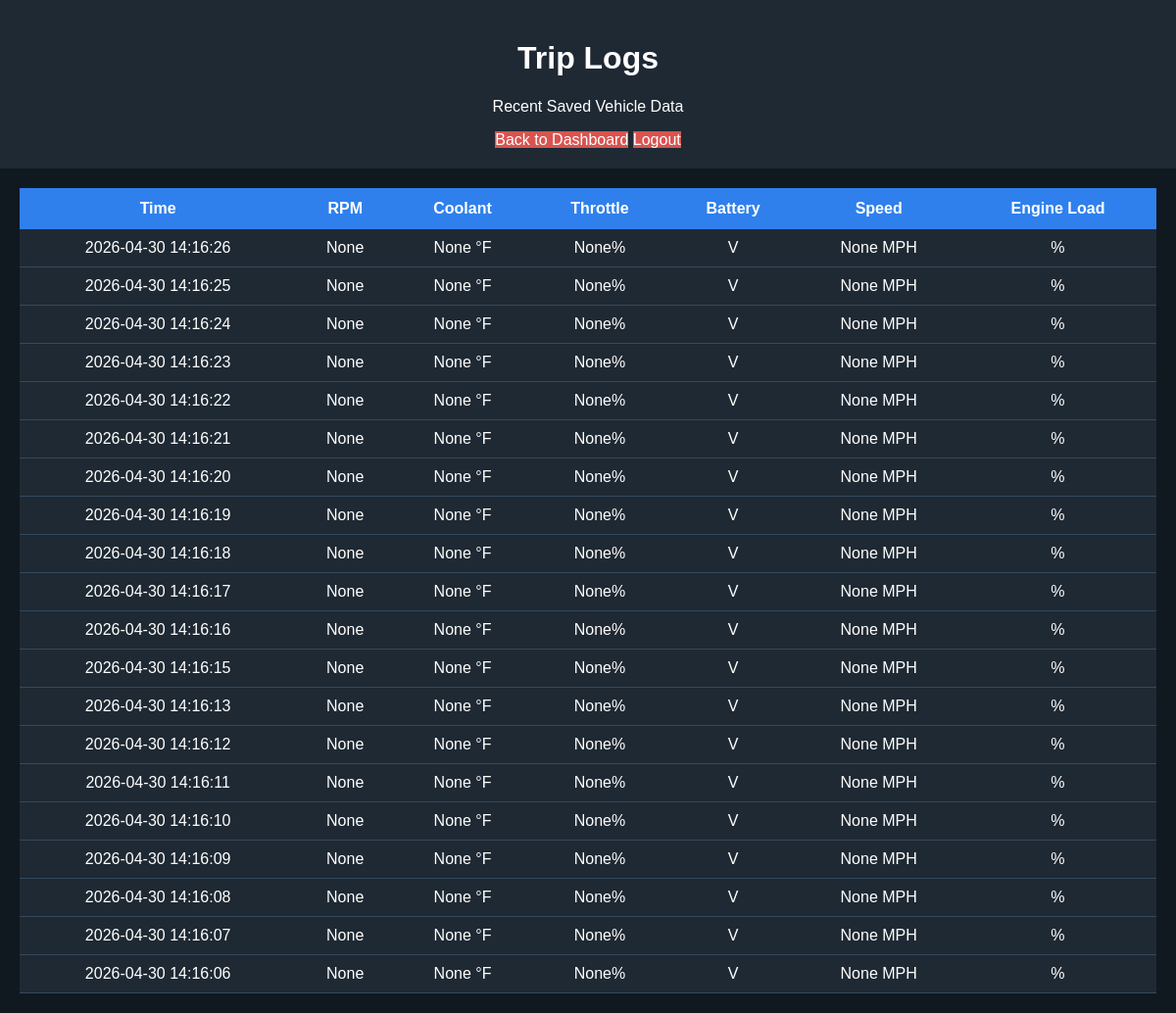
The app's page /logs (signed in) with its own data.
### tables this page shows
CREATE TABLE car_data (
            id INTEGER PRIMARY KEY AUTOINCREMENT,
            time TEXT,

            -- core data
            rpm INTEGER,
            coolant_temp REAL,
            speed INTEGER,
            throttle REAL,
            o2_mv REAL,
            mat_temp REAL,

            -- engine / control
            iac_steps INTEGER,
            egr_duty REAL,
            bpclc INTEGER,
            blm INTEGER,
            airflow_raw INTEGER,
            injector_bpw_raw INTEGER,

            -- flags
            overdrive INTEGER,
            shift_light INTEGER,
            high_battery INTEGER,
            aldl_mode INTEGER,
            diag_position INTEGER,

            -- system info
            prom_id_a TEXT,
            prom_id_b TEXT,
            malf_word_1 TEXT,
            malf_word_2 TEXT,
            malf_word_3 TEXT,
            malf_word_4 TEXT,
            air_fuel_mode TEXT,
            mcu_input_status TEXT,

            oldpa3 INTEGER,
            aldl_change_counter INTEGER,

            raw_frame TEXT,

            battery_health TEXT,
            coolant_status TEXT
        );

### app.py (the view)
@app.route("/logs")
def logs():
    if not session.get("logged_in"):
        return redirect("/")
    rows = get_recent_data()
    return render_template("logs.html", rows=rows)

### database.py (called while the page is built)
def get_recent_data():
    connection = sqlite3.connect(DB_NAME)
    connection.row_factory = sqlite3.Row
    cursor = connection.cursor()
    cursor.execute("""
        SELECT * FROM car_data
        ORDER BY id DESC
        LIMIT 20
    """)
    rows = cursor.fetchall()
    connection.close()
    return rows

### templates/logs.html (shortened to what this page needs)
<!DOCTYPE html>
<html>
<head>
  <link rel="stylesheet" href="/static/style.css">
</head>
<body>
    <div class="header">
        <h1>Trip Logs</h1>
        <p>Recent Saved Vehicle Data</p>
        <a class="logout-button" href="/dashboard">Back to Dashboard</a>
        <a class="logout-button" href="/logout">Logout</a>
    </div>
    <div class="logs-container">
        <table>
            <tr>
                <th>Time</th>
                <th>RPM</th>
                <th>Coolant</th>
                <th>Throttle</th>
                <th>Battery</th>
                <th>Speed</th>
                <th>Engine Load</th>
            </tr>
            {% for row in rows %}
            <tr>
               <td>{{ row.time }}</td>
               <td>{{ row.rpm }}</td>
               <td>{{ row.coolant_temp }} °F</td>
               <td>{{ row.throttle }}%</td>
               <td>{{ row.battery }} V</td>
               <td>{{ row.speed }} MPH</td>
               <td>{{ row.engine_load }}%</td>
           </tr>
           {% endfor %}
       </table>
   </div>
</body>
</html>

### static/style.css (style rules this page uses)
body { background-color: #101820; color: white; font-family: Arial, sans-serif; margin: 0; }
.header { background-color: #1f2933; padding: 20px; text-align: center; }
.logout-button { display: inline_block; background-color: #d9534f; color: white; padding: 8px 14px: border-radius: 6px; text-decoration: none; margin-top: 10px; }
.logs-container { padding: 20px; }
table { width: 100%; border-collapse: collapse; background-color: #1f2933; color: white; }
th { background-color: #2f80ed; padding: 12px; }
td { padding: 10px; text-align: center; border-bottom: 1px solid #34495e; }

### records on screen
car_data: time "2026-04-30 14:16:26", rpm "None", coolant_temp "None", throttle "None", speed "None"
car_data: time "2026-04-30 14:16:25", rpm "None", coolant_temp "None", throttle "None", speed "None"
car_data: time "2026-04-30 14:16:24", rpm "None", coolant_temp "None", throttle "None", speed "None"
car_data: time "2026-04-30 14:16:23", rpm "None", coolant_temp "None", throttle "None", speed "None"
car_data: time "2026-04-30 14:16:22", rpm "None", coolant_temp "None", throttle "None", speed "None"
car_data: time "2026-04-30 14:16:21", rpm "None", coolant_temp "None", throttle "None", speed "None"
car_data: time "2026-04-30 14:16:20", rpm "None", coolant_temp "None", throttle "None", speed "None"
car_data: time "2026-04-30 14:16:19", rpm "None", coolant_temp "None", throttle "None", speed "None"
car_data: time "2026-04-30 14:16:18", rpm "None", coolant_temp "None", throttle "None", speed "None"
car_data: time "2026-04-30 14:16:17", rpm "None", coolant_temp "None", throttle "None", speed "None"
car_data: time "2026-04-30 14:16:16", rpm "None", coolant_temp "None", throttle "None", speed "None"
car_data: time "2026-04-30 14:16:15", rpm "None", coolant_temp "None", throttle "None", speed "None"
car_data: time "2026-04-30 14:16:13", rpm "None", coolant_temp "None", throttle "None", speed "None"
car_data: time "2026-04-30 14:16:12", rpm "None", coolant_temp "None", throttle "None", speed "None"
car_data: time "2026-04-30 14:16:11", rpm "None", coolant_temp "None", throttle "None", speed "None"
car_data: time "2026-04-30 14:16:10", rpm "None", coolant_temp "None", throttle "None", speed "None"
car_data: time "2026-04-30 14:16:09", rpm "None", coolant_temp "None", throttle "None", speed "None"
car_data: time "2026-04-30 14:16:08", rpm "None", coolant_temp "None", throttle "None", speed "None"
car_data: time "2026-04-30 14:16:07", rpm "None", coolant_temp "None", throttle "None", speed "None"
car_data: time "2026-04-30 14:16:06", rpm "None", coolant_temp "None", throttle "None", speed "None"
